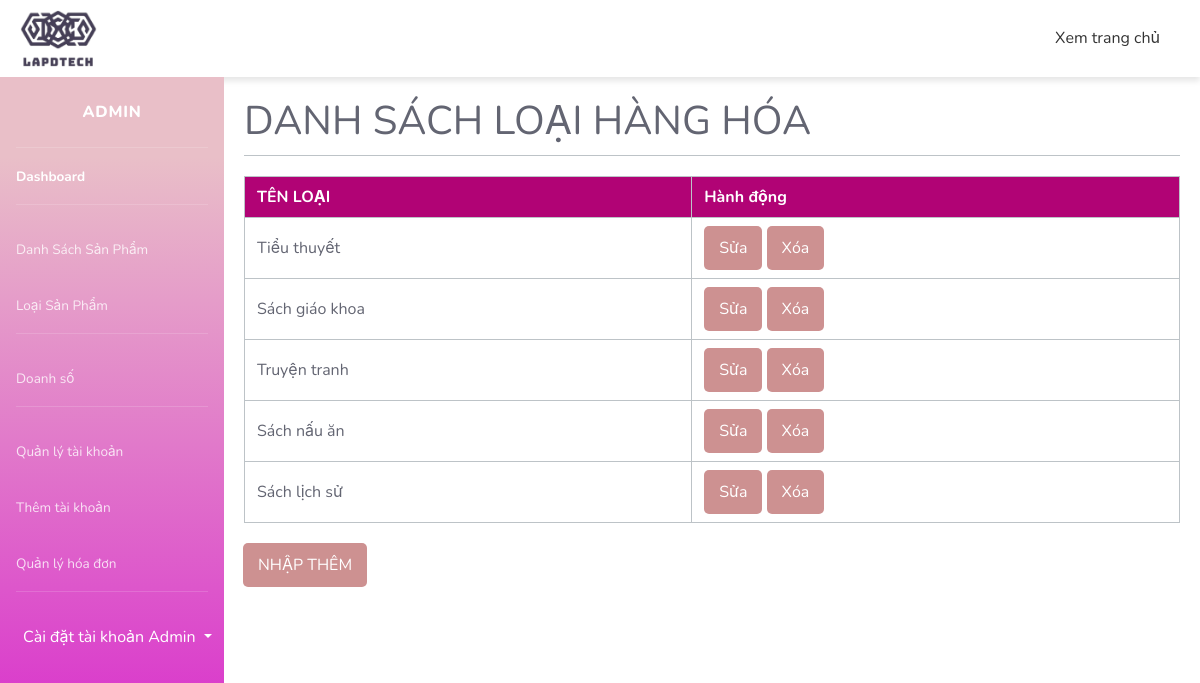
The page /admin/index.php?act=listdm (signed in) on the database its author committed.
### tables this page shows
CREATE TABLE `genre` (
  `genre_id` int(11) NOT NULL,
  `genre_name` varchar(255) NOT NULL
);

### admin/Model/pdo.php (called while the page is built, shortened)
<?php
function pdo_get_connection(){
    $servername = "localhost";
    $username = "root";
    $password = "";
    try {
        $conn = new PDO("mysql:host=$servername;dbname=book", $username, $password);
        $conn->setAttribute(PDO::ATTR_ERRMODE, PDO::ERRMODE_EXCEPTION);
        return $conn;
    } catch(PDOException $e) {
        echo "Connection failed: " . $e->getMessage();
    }
}
function pdo_query($sql){
    $sql_args=array_slice(func_get_args(),1);
    try{
        $conn=pdo_get_connection();
        $stmt=$conn->prepare($sql);
        $stmt->execute($sql_args);
        $rows=$stmt->fetchAll();
        return $rows;
    }
    catch(PDOException $e){
        throw $e;
    }
    finally{
        unset($conn);
    }
}
?>

### admin/Model/genre.php (called while the page is built, shortened)
<?php
function loadall_danhmuc(){
    $sql="select*from genre order by genre_id ASC ";
    $listdanhmuc=pdo_query($sql);
    return $listdanhmuc;
}
?>

### admin/genre/show_genre.php (the view, shortened to what this page needs)
<div class="admin-content">
    <div class="row2 font_title">
        <h1>DANH SÁCH LOẠI HÀNG HÓA</h1>
    </div>
    <div class="row2 form_content ">
        <form action="index.php?act=listdm" method="POST">
            <div class="row2 mb10 formds_loai">
                <table>
                    <tr>
                        <th>TÊN LOẠI</th>
                        <th>Hành động</th>
                    </tr>
                    <?php
                        foreach($listdanhmuc as $danhmuc) {
                            extract($danhmuc);
                            $suadm = "index.php?act=suadm&genre_id=".$genre_id;
                            $xoadm = "index.php?act=xoadm&genre_id=".$genre_id;
                            echo '<tr>
                                <td>'.$genre_name.'</td>
                                <td><a href="'.$suadm.'"><input type="button" value="Sửa" class="submit-btn"></a> <a href="'.$xoadm.'"><input type="button" class="submit-btn" value="Xóa"></a></td>
                            </tr>';
                        }
                    ?>
                </table>
            </div>
            <div class="row mb10 ">
                <a href="index.php?act=adddm"> <input class="submit-btn" type="button" value="NHẬP THÊM" style="margin: 20px 11px;"></a>
            </div>
        </form>
    </div>
</div>

### admin/css/style.css (style rules this page uses)
.admin-content { padding: 20px; flex: auto; }
.admin-content h1 { border-bottom: 1px solid #bdc3c7; padding-bottom: 10px; margin-bottom: 20px; }
table { width: 100%; border-collapse: collapse; }
table, th, td { border: 1px solid #bdc3c7; }
th, td { padding: 8px 12px; text-align: left; }
th { background-color: #b10375; color: #ffffff; }
.submit-btn, .add-btn, .delete-btn, .edit-btn { padding: 10px 15px; background-color:#cd9191; color: #fff; border: none; border-radius: 5px; cursor: pointer; }
form { width: 100%; margin: 0; padding: 0; border: none; }

### rows shown on the page
genre: genre_name "Tiểu thuyết"
genre: genre_name "Sách giáo khoa"
genre: genre_name "Truyện tranh"
genre: genre_name "Sách nấu ăn"
genre: genre_name "Sách lịch sử"
